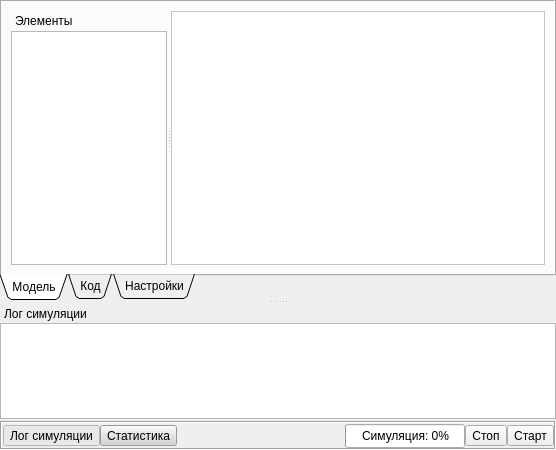
<?xml version="1.0" encoding="UTF-8"?>
<ui version="4.0">
 <class>Document</class>
 <widget class="QDialog" name="Document">
  <property name="geometry">
   <rect>
    <x>0</x>
    <y>0</y>
    <width>556</width>
    <height>450</height>
   </rect>
  </property>
  <property name="windowTitle">
   <string>Модель</string>
  </property>
  <layout class="QGridLayout" name="gridLayout">
   <property name="verticalSpacing">
    <number>2</number>
   </property>
   <property name="margin">
    <number>0</number>
   </property>
   <item row="1" column="0">
    <widget class="QFrame" name="statusBar">
     <property name="sizePolicy">
      <sizepolicy hsizetype="Preferred" vsizetype="Fixed">
       <horstretch>0</horstretch>
       <verstretch>0</verstretch>
      </sizepolicy>
     </property>
     <property name="frameShape">
      <enum>QFrame::Box</enum>
     </property>
     <property name="frameShadow">
      <enum>QFrame::Sunken</enum>
     </property>
     <property name="lineWidth">
      <number>1</number>
     </property>
     <property name="midLineWidth">
      <number>0</number>
     </property>
     <layout class="QHBoxLayout" name="horizontalLayout_2">
      <property name="spacing">
       <number>0</number>
      </property>
      <property name="leftMargin">
       <number>1</number>
      </property>
      <property name="topMargin">
       <number>1</number>
      </property>
      <property name="rightMargin">
       <number>0</number>
      </property>
      <property name="bottomMargin">
       <number>0</number>
      </property>
      <item>
       <widget class="QToolButton" name="logButton">
        <property name="styleSheet">
         <string notr="true">QToolButton:checked
{
	background-color: rgb(255, 255, 255);
}
QToolButton
{
	background-color: lightgray;
}</string>
        </property>
        <property name="text">
         <string>Лог симуляции</string>
        </property>
        <property name="shortcut">
         <string>Ctrl+L</string>
        </property>
        <property name="checkable">
         <bool>true</bool>
        </property>
        <property name="checked">
         <bool>true</bool>
        </property>
        <property name="popupMode">
         <enum>QToolButton::DelayedPopup</enum>
        </property>
        <property name="toolButtonStyle">
         <enum>Qt::ToolButtonTextOnly</enum>
        </property>
        <property name="autoRaise">
         <bool>false</bool>
        </property>
       </widget>
      </item>
      <item>
       <widget class="QToolButton" name="toolButton">
        <property name="styleSheet">
         <string notr="true">QToolButton:checked
{
	background-color: rgb(255, 255, 255);
}
QToolButton
{
	background-color: lightgray;
}</string>
        </property>
        <property name="text">
         <string>Статистика</string>
        </property>
        <property name="checkable">
         <bool>true</bool>
        </property>
       </widget>
      </item>
      <item>
       <spacer name="horizontalSpacer">
        <property name="orientation">
         <enum>Qt::Horizontal</enum>
        </property>
        <property name="sizeType">
         <enum>QSizePolicy::Expanding</enum>
        </property>
        <property name="sizeHint" stdset="0">
         <size>
          <width>200</width>
          <height>20</height>
         </size>
        </property>
       </spacer>
      </item>
      <item>
       <widget class="QProgressBar" name="progressBar">
        <property name="sizePolicy">
         <sizepolicy hsizetype="Minimum" vsizetype="Fixed">
          <horstretch>0</horstretch>
          <verstretch>0</verstretch>
         </sizepolicy>
        </property>
        <property name="minimumSize">
         <size>
          <width>120</width>
          <height>24</height>
         </size>
        </property>
        <property name="styleSheet">
         <string notr="true"> QProgressBar {
     text-align: center;
 }</string>
        </property>
        <property name="maximum">
         <number>100</number>
        </property>
        <property name="value">
         <number>0</number>
        </property>
        <property name="textVisible">
         <bool>true</bool>
        </property>
        <property name="invertedAppearance">
         <bool>false</bool>
        </property>
        <property name="format">
         <string>Симуляция: %p%</string>
        </property>
       </widget>
      </item>
      <item>
       <widget class="QToolButton" name="stopButton">
        <property name="enabled">
         <bool>true</bool>
        </property>
        <property name="text">
         <string>Стоп</string>
        </property>
        <property name="icon">
         <iconset resource="resources.qrc">
          <normaloff>:/icons/stop</normaloff>:/icons/stop</iconset>
        </property>
        <property name="toolButtonStyle">
         <enum>Qt::ToolButtonTextBesideIcon</enum>
        </property>
       </widget>
      </item>
      <item>
       <widget class="QToolButton" name="startButton">
        <property name="toolTip">
         <string>Начать симуляцию</string>
        </property>
        <property name="text">
         <string>Старт</string>
        </property>
        <property name="icon">
         <iconset resource="resources.qrc">
          <normaloff>:/icons/start</normaloff>:/icons/start</iconset>
        </property>
        <property name="toolButtonStyle">
         <enum>Qt::ToolButtonTextBesideIcon</enum>
        </property>
       </widget>
      </item>
     </layout>
    </widget>
   </item>
   <item row="0" column="0">
    <widget class="QSplitter" name="splitter_2">
     <property name="orientation">
      <enum>Qt::Vertical</enum>
     </property>
     <property name="childrenCollapsible">
      <bool>false</bool>
     </property>
     <widget class="QTabWidget" name="tabWidget">
      <property name="sizePolicy">
       <sizepolicy hsizetype="Expanding" vsizetype="Expanding">
        <horstretch>0</horstretch>
        <verstretch>3</verstretch>
       </sizepolicy>
      </property>
      <property name="tabPosition">
       <enum>QTabWidget::South</enum>
      </property>
      <property name="tabShape">
       <enum>QTabWidget::Triangular</enum>
      </property>
      <property name="currentIndex">
       <number>0</number>
      </property>
      <widget class="QWidget" name="modelTab">
       <attribute name="title">
        <string>Модель</string>
       </attribute>
       <layout class="QHBoxLayout" name="horizontalLayout">
        <item>
         <widget class="QSplitter" name="splitter">
          <property name="palette">
           <palette>
            <active>
             <colorrole role="Button">
              <brush brushstyle="SolidPattern">
               <color alpha="255">
                <red>255</red>
                <green>255</green>
                <blue>255</blue>
               </color>
              </brush>
             </colorrole>
             <colorrole role="Base">
              <brush brushstyle="SolidPattern">
               <color alpha="255">
                <red>255</red>
                <green>255</green>
                <blue>255</blue>
               </color>
              </brush>
             </colorrole>
             <colorrole role="Window">
              <brush brushstyle="SolidPattern">
               <color alpha="255">
                <red>255</red>
                <green>255</green>
                <blue>255</blue>
               </color>
              </brush>
             </colorrole>
            </active>
            <inactive>
             <colorrole role="Button">
              <brush brushstyle="SolidPattern">
               <color alpha="255">
                <red>255</red>
                <green>255</green>
                <blue>255</blue>
               </color>
              </brush>
             </colorrole>
             <colorrole role="Base">
              <brush brushstyle="SolidPattern">
               <color alpha="255">
                <red>255</red>
                <green>255</green>
                <blue>255</blue>
               </color>
              </brush>
             </colorrole>
             <colorrole role="Window">
              <brush brushstyle="SolidPattern">
               <color alpha="255">
                <red>255</red>
                <green>255</green>
                <blue>255</blue>
               </color>
              </brush>
             </colorrole>
            </inactive>
            <disabled>
             <colorrole role="Button">
              <brush brushstyle="SolidPattern">
               <color alpha="255">
                <red>255</red>
                <green>255</green>
                <blue>255</blue>
               </color>
              </brush>
             </colorrole>
             <colorrole role="Base">
              <brush brushstyle="SolidPattern">
               <color alpha="255">
                <red>255</red>
                <green>255</green>
                <blue>255</blue>
               </color>
              </brush>
             </colorrole>
             <colorrole role="Window">
              <brush brushstyle="SolidPattern">
               <color alpha="255">
                <red>255</red>
                <green>255</green>
                <blue>255</blue>
               </color>
              </brush>
             </colorrole>
            </disabled>
           </palette>
          </property>
          <property name="orientation">
           <enum>Qt::Horizontal</enum>
          </property>
          <widget class="QDockWidget" name="toolsDock">
           <property name="sizePolicy">
            <sizepolicy hsizetype="Minimum" vsizetype="Preferred">
             <horstretch>0</horstretch>
             <verstretch>0</verstretch>
            </sizepolicy>
           </property>
           <property name="minimumSize">
            <size>
             <width>156</width>
             <height>114</height>
            </size>
           </property>
           <property name="maximumSize">
            <size>
             <width>156</width>
             <height>524287</height>
            </size>
           </property>
           <property name="features">
            <set>QDockWidget::NoDockWidgetFeatures</set>
           </property>
           <property name="windowTitle">
            <string>Элементы</string>
           </property>
           <widget class="QWidget" name="dockWidgetContents">
            <layout class="QGridLayout" name="gridLayout_6">
             <property name="leftMargin">
              <number>0</number>
             </property>
             <property name="topMargin">
              <number>1</number>
             </property>
             <property name="rightMargin">
              <number>0</number>
             </property>
             <property name="bottomMargin">
              <number>0</number>
             </property>
             <item row="0" column="0">
              <widget class="QTreeView" name="toolsView">
               <property name="sizePolicy">
                <sizepolicy hsizetype="Fixed" vsizetype="Expanding">
                 <horstretch>0</horstretch>
                 <verstretch>0</verstretch>
                </sizepolicy>
               </property>
               <property name="styleSheet">
                <string notr="true">QTreeView {
    show-decoration-selected: 1;
}

QTreeView::item:!enabled {
	background-color: rgb(190, 210, 210);
	color: black;
	border: 1px solid #d9d9d9;
}</string>
               </property>
               <property name="editTriggers">
                <set>QAbstractItemView::NoEditTriggers</set>
               </property>
               <property name="showDropIndicator" stdset="0">
                <bool>false</bool>
               </property>
               <property name="dragEnabled">
                <bool>true</bool>
               </property>
               <property name="dragDropMode">
                <enum>QAbstractItemView::DragOnly</enum>
               </property>
               <property name="iconSize">
                <size>
                 <width>48</width>
                 <height>48</height>
                </size>
               </property>
               <property name="textElideMode">
                <enum>Qt::ElideLeft</enum>
               </property>
               <property name="indentation">
                <number>0</number>
               </property>
               <property name="rootIsDecorated">
                <bool>false</bool>
               </property>
               <property name="animated">
                <bool>true</bool>
               </property>
               <property name="allColumnsShowFocus">
                <bool>false</bool>
               </property>
               <property name="headerHidden">
                <bool>true</bool>
               </property>
              </widget>
             </item>
            </layout>
           </widget>
          </widget>
          <widget class="QGraphicsView" name="graphicsView">
           <property name="sizePolicy">
            <sizepolicy hsizetype="Expanding" vsizetype="Expanding">
             <horstretch>0</horstretch>
             <verstretch>0</verstretch>
            </sizepolicy>
           </property>
           <property name="mouseTracking">
            <bool>false</bool>
           </property>
           <property name="renderHints">
            <set>QPainter::Antialiasing|QPainter::NonCosmeticDefaultPen|QPainter::TextAntialiasing</set>
           </property>
           <property name="dragMode">
            <enum>QGraphicsView::ScrollHandDrag</enum>
           </property>
           <property name="viewportUpdateMode">
            <enum>QGraphicsView::SmartViewportUpdate</enum>
           </property>
           <property name="rubberBandSelectionMode">
            <enum>Qt::IntersectsItemShape</enum>
           </property>
          </widget>
         </widget>
        </item>
       </layout>
      </widget>
      <widget class="QWidget" name="codeTab">
       <attribute name="title">
        <string>Код</string>
       </attribute>
       <layout class="QGridLayout" name="gridLayout_3">
        <item row="0" column="0">
         <widget class="QTextEdit" name="textEdit"/>
        </item>
       </layout>
      </widget>
      <widget class="QWidget" name="optionsTab">
       <attribute name="title">
        <string>Настройки</string>
       </attribute>
       <widget class="QGroupBox" name="optionsGroup">
        <property name="geometry">
         <rect>
          <x>11</x>
          <y>11</y>
          <width>212</width>
          <height>79</height>
         </rect>
        </property>
        <property name="sizePolicy">
         <sizepolicy hsizetype="Expanding" vsizetype="Expanding">
          <horstretch>0</horstretch>
          <verstretch>0</verstretch>
         </sizepolicy>
        </property>
        <property name="title">
         <string>Настройки</string>
        </property>
        <layout class="QGridLayout" name="gridLayout_4">
         <item row="1" column="0">
          <widget class="QLabel" name="label">
           <property name="text">
            <string>Количество запросов:</string>
           </property>
          </widget>
         </item>
         <item row="1" column="1">
          <widget class="QSpinBox" name="requestCount">
           <property name="maximum">
            <number>1000</number>
           </property>
           <property name="value">
            <number>5</number>
           </property>
          </widget>
         </item>
         <item row="0" column="0">
          <widget class="QWidget" name="widget" native="true"/>
         </item>
        </layout>
       </widget>
      </widget>
     </widget>
     <widget class="QDockWidget" name="logDock">
      <property name="sizePolicy">
       <sizepolicy hsizetype="Preferred" vsizetype="Preferred">
        <horstretch>0</horstretch>
        <verstretch>1</verstretch>
       </sizepolicy>
      </property>
      <property name="minimumSize">
       <size>
        <width>109</width>
        <height>115</height>
       </size>
      </property>
      <property name="features">
       <set>QDockWidget::NoDockWidgetFeatures</set>
      </property>
      <property name="windowTitle">
       <string>Лог симуляции</string>
      </property>
      <widget class="QWidget" name="dockWidgetContents_3">
       <layout class="QGridLayout" name="gridLayout_2">
        <property name="margin">
         <number>0</number>
        </property>
        <item row="0" column="0">
         <widget class="QListWidget" name="simulationLog"/>
        </item>
       </layout>
      </widget>
     </widget>
    </widget>
   </item>
  </layout>
 </widget>
 <resources>
  <include location="resources.qrc"/>
 </resources>
 <connections/>
</ui>
